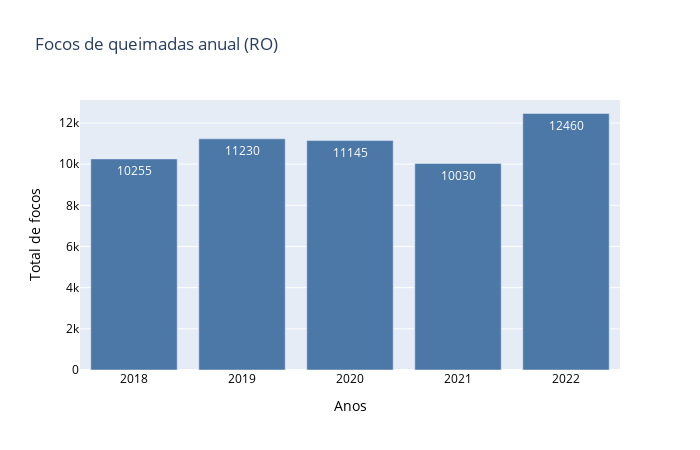

Write notebook code for a chart like this one.
### Code cell
# Total de dados da terceira célula, x recebe os anos e y o total_queimadas.
focos_anual = px.bar(x=anos, y=total_queimadas, title="Focos de queimadas anual (RO)", width=700, height=450, color_discrete_sequence=px.colors.qualitative.T10)

# Cria rótulos das listas
focos_anual.update_yaxes(title='Total de focos', title_font_color='black', tickfont_color='black')
focos_anual.update_xaxes(title='Anos', title_font_color='black', tickfont_color='black')

#Inseri dentro de cada coluna os valores do total de focos por cidade, 'y' em texttemplate somente irá pegar números inteiros (por isso 0)
focos_anual.update_traces(textposition='inside',texttemplate='%{y:.0f}')

focos_anual.show()

### Figure 1 — Plotly figure (JSON) as saved in the notebook; plotly's stock layout.template omitted (floating-point values rounded to 4 significant figures)
{"data": [{"alignmentgroup": "True", "hovertemplate": "x=%{x}<br>y=%{y}<extra></extra>", "legendgroup": "", "marker": {"color": "#4C78A8", "pattern": {"shape": ""}}, "name": "", "offsetgroup": "", "orientation": "v", "showlegend": false, "textposition": "inside", "texttemplate": "%{y:.0f}", "type": "bar", "x": [2018, 2019, 2020, 2021, 2022], "xaxis": "x", "y": [10255, 11230, 11145, 10030, 12460], "yaxis": "y"}], "layout": {"barmode": "relative", "height": 450, "legend": {"tracegroupgap": 0}, "title": {"text": "Focos de queimadas anual (RO)"}, "width": 700, "xaxis": {"anchor": "y", "domain": [0, 1], "tickfont": {"color": "black"}, "title": {"font": {"color": "black"}, "text": "Anos"}}, "yaxis": {"anchor": "x", "domain": [0, 1], "tickfont": {"color": "black"}, "title": {"font": {"color": "black"}, "text": "Total de focos"}}}}
